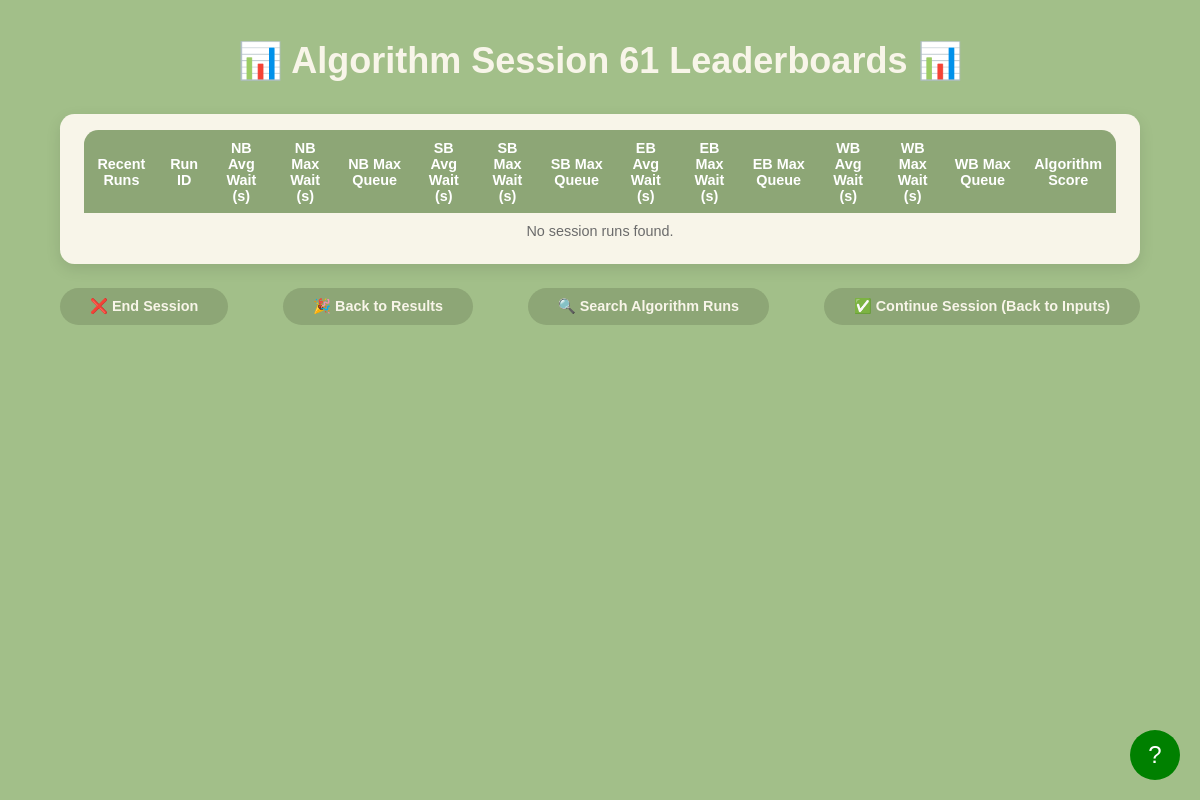
Page /algorithm_session_leaderboard?session_id=61 on the earlier database version.
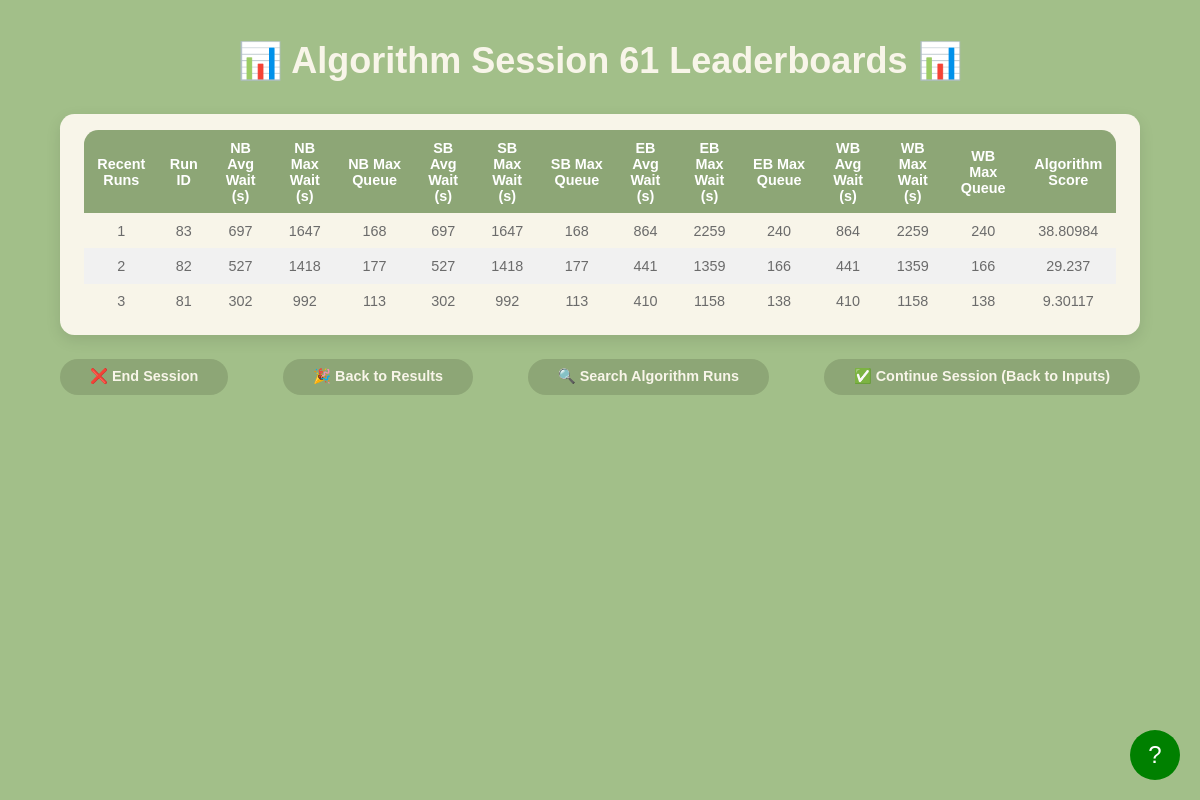
Same page on the later database version.
### models.py (models this page shows, shortened)
class AlgorithmLeaderboardResult(db.Model):
    __tablename__ = 'algorithm_leaderboard_results'
    id = db.Column(db.Integer, primary_key=True, autoincrement=True)
    run_id = db.Column(db.Integer, db.ForeignKey('configurations.run_id'), nullable=False)
    session_id = db.Column(db.Integer, db.ForeignKey('sessions.id'), nullable=False)
    avg_wait_time_north = db.Column(db.Float, nullable=False)
    max_wait_time_north = db.Column(db.Float, nullable=False)
    max_queue_length_north = db.Column(db.Integer, nullable=False)
    avg_wait_time_south = db.Column(db.Float, nullable=False)
    max_wait_time_south = db.Column(db.Float, nullable=False)
    max_queue_length_south = db.Column(db.Integer, nullable=False)
    avg_wait_time_east = db.Column(db.Float, nullable=False)
    max_wait_time_east = db.Column(db.Float, nullable=False)
    max_queue_length_east = db.Column(db.Integer, nullable=False)
    avg_wait_time_west = db.Column(db.Float, nullable=False)
    max_wait_time_west = db.Column(db.Float, nullable=False)
    max_queue_length_west = db.Column(db.Integer, nullable=False)

### app.py (the view)
@app.route('/algorithm_session_leaderboard')
def algorithm_session_leaderboard_page():
    session_id = request.args.get('session_id', type=int)
    if not session_id:
        active_session = Session.query.filter_by(active=True).order_by(Session.id.desc()).first()
        session_id = active_session.id if active_session else None
    print(session_id)
    raw_runs = get_recent_algorithm_runs(session_id) if session_id else []
    processed_runs = []
    for run in raw_runs:
        score = compute_score_4directions(
            run.run_id,
            run.session_id,
            run.avg_wait_time_north, run.max_wait_time_north, run.max_queue_length_north,
            run.avg_wait_time_south, run.max_wait_time_south, run.max_queue_length_south,
            run.avg_wait_time_east, run.max_wait_time_east, run.max_queue_length_east,
            run.avg_wait_time_west, run.max_wait_time_west, run.max_queue_length_west
        )
        processed_runs.append({
            "run_id": run.run_id,
            "nb_avg_wait": run.avg_wait_time_north,
            "nb_max_wait": run.max_wait_time_north,
            "nb_max_queue": run.max_queue_length_north,
            "sb_avg_wait": run.avg_wait_time_south,
            "sb_max_wait": run.max_wait_time_south,
            "sb_max_queue": run.max_queue_length_south,
            "eb_avg_wait": run.avg_wait_time_east,
            "eb_max_wait": run.max_wait_time_east,
            "eb_max_queue": run.max_queue_length_east,
            "wb_avg_wait": run.avg_wait_time_west,
            "wb_max_wait": run.max_wait_time_west,
            "wb_max_queue": run.max_queue_length_west,
            "score": score
        })
    return render_template('algorithm_session_leaderboard.html', runs=processed_runs, session_id=session_id)

### app.py (called while the page is built)
def get_recent_algorithm_runs(session_id):
    return AlgorithmLeaderboardResult.query \
        .filter_by(session_id=session_id) \
        .order_by(AlgorithmLeaderboardResult.id.desc()) \
        .limit(10) \
        .all()

### templates/algorithm_session_leaderboard.html (shortened to what this page needs)
<!DOCTYPE html>
<html lang="en">
<head>
    <link rel="stylesheet" href="{{ url_for('static', filename='css/algorithm_session_leaderboard.css') }}">
</head>
<body>
    <div class="header">
        <h1>📊 Algorithm Session {{ session_id }} Leaderboards 📊</h1>
    </div>
    <div class="leaderboard-container">
        <table>
            <thead>
                <tr>
                    <th>Recent Runs</th>
                    <th>Run ID</th>
                    <th>NB Avg Wait (s)</th>
                    <th>NB Max Wait (s)</th>
                    <th>NB Max Queue</th>
                    <th>SB Avg Wait (s)</th>
                    <th>SB Max Wait (s)</th>
                    <th>SB Max Queue</th>
                    <th>EB Avg Wait (s)</th>
                    <th>EB Max Wait (s)</th>
                    <th>EB Max Queue</th>
                    <th>WB Avg Wait (s)</th>
                    <th>WB Max Wait (s)</th>
                    <th>WB Max Queue</th>
                    <th>Algorithm Score</th>
                </tr>
            </thead>
            <tbody>
                {% if runs and runs|length > 0 %}
                    {% for run in runs %}
                    <tr onclick="handleRowClick(this)">
                        <td>{{ loop.index }}</td>
                        <td>{{ run.run_id }}</td>
                        <td>{{ run.nb_avg_wait|round|int }}</td>
                        <td>{{ run.nb_max_wait|round|int }}</td>
                        <td>{{ run.nb_max_queue|round|int }}</td>
                        <td>{{ run.sb_avg_wait|round|int }}</td>
                        <td>{{ run.sb_max_wait|round|int }}</td>
                        <td>{{ run.sb_max_queue|round|int }}</td>
                        <td>{{ run.eb_avg_wait|round|int }}</td>
                        <td>{{ run.eb_max_wait|round|int }}</td>
                        <td>{{ run.eb_max_queue|round|int }}</td>
                        <td>{{ run.wb_avg_wait|round|int }}</td>
                        <td>{{ run.wb_max_wait|round|int }}</td>
                        <td>{{ run.wb_max_queue|round|int }}</td>
                        <td>{{ run.score|round(5) }}</td>
                    </tr>
                    {% endfor %}
                {% else %}
                    <tr>
                        <td colspan="15">No session runs found.</td>
                    </tr>
                {% endif %}
            </tbody>
        </table>
    </div>
    <div class="nav-container">
        <a class="nav-button" id="endBtn" href="/index">❌ End Session</a>
        <a class="res-button" id="results" href="/back_to_results">🎉 Back to Results</a>
        <a class="res-button" id="searchRunsBtn" href="/search_Algorithm_Runs">🔍 Search Algorithm Runs</a>
        <a class="nav-button" id="backBtn" href="/parameters">✅ Continue Session (Back to Inputs)</a>
    </div>
    <div id="tutorial-button">?</div>
</body>
</html>

### static/css/algorithm_session_leaderboard.css (style rules this page uses)
* { margin: 0; padding: 0; box-sizing: border-box; }
html, body { width: 100%; height: 100%; overflow: hidden; }
body { background-color: #a2bf89; font-family: 'SF Pro', sans-serif; color: #6b6b6b; display: flex; flex-direction: column; align-items: center; padding: 5vh 0; }
.header { width: 90%; text-align: center; margin-bottom: 4vh; }
.header h1 { font-size: 3vw; color: #f8f5e9; font-weight: 600; }
.leaderboard-container { background-color: #f8f5e9; border-radius: 1.2vw; padding: 2vh 3vh; width: 90%; max-width: 1400px; text-align: center; box-shadow: 0px 5px 15px rgba(0, 0, 0, 0.1); }
table { width: 100%; border-collapse: collapse; border-radius: 1.2vw; overflow: hidden; }
th, td { padding: 1.2vh; text-align: center; font-size: 1.2vw; }
th { background-color: #8da676; color: white; font-weight: bold; }
tr:nth-child(even) { background-color: #f1f1f1; }
tbody tr { cursor: pointer; }
.nav-container { width: 90%; max-width: 1400px; margin-top: 3vh; display: flex; justify-content: space-between; }
.nav-container a { text-decoration: none; color: #f8f5e9; background-color: #8da676; padding: 1.2vh 2.5vw; border-radius: 2vw; font-size: 1.2vw; font-weight: 600; transition: background-color 0.3s; }
#tutorial-button { position: fixed; bottom: 20px; right: 20px; width: 50px; height: 50px; border-radius: 50%; background-color: green; color: white; text-align: center; line-height: 50px; font-size: 24px; cursor: pointer; z-index: 1000; }

Differences in the rows shown:
added AlgorithmLeaderboardResult: run_id "83", nb_avg_wait "697", nb_max_wait "1647", nb_max_queue "168", sb_avg_wait "697", sb_max_wait "1647", sb_max_queue "168", eb_avg_wait "864", eb_max_wait "2259", eb_max_queue "240", wb_avg_wait "864", wb_max_wait "2259", wb_max_queue "240", score "38.80984"
added AlgorithmLeaderboardResult: run_id "82", nb_avg_wait "527", nb_max_wait "1418", nb_max_queue "177", sb_avg_wait "527", sb_max_wait "1418", sb_max_queue "177", eb_avg_wait "441", eb_max_wait "1359", eb_max_queue "166", wb_avg_wait "441", wb_max_wait "1359", wb_max_queue "166", score "29.237"
added AlgorithmLeaderboardResult: run_id "81", nb_avg_wait "302", nb_max_wait "992", nb_max_queue "113", sb_avg_wait "302", sb_max_wait "992", sb_max_queue "113", eb_avg_wait "410", eb_max_wait "1158", eb_max_queue "138", wb_avg_wait "410", wb_max_wait "1158", wb_max_queue "138", score "9.30117"
Other differences:
text no longer shown: "No session runs found."
